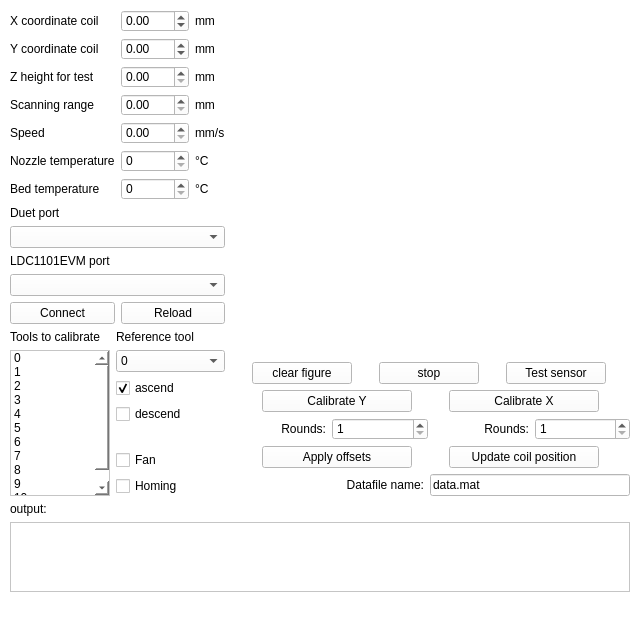
<?xml version="1.0" encoding="UTF-8"?>
<ui version="4.0">
 <class>MainWindow</class>
 <widget class="QMainWindow" name="MainWindow">
  <property name="geometry">
   <rect>
    <x>0</x>
    <y>0</y>
    <width>640</width>
    <height>610</height>
   </rect>
  </property>
  <property name="sizePolicy">
   <sizepolicy hsizetype="Preferred" vsizetype="Preferred">
    <horstretch>1</horstretch>
    <verstretch>1</verstretch>
   </sizepolicy>
  </property>
  <property name="windowTitle">
   <string>MainWindow</string>
  </property>
  <property name="styleSheet">
   <string notr="true">background-color: rgb(255, 255, 255);</string>
  </property>
  <widget class="QWidget" name="centralwidget">
   <layout class="QVBoxLayout" name="verticalLayout_7" stretch="1,0,0">
    <property name="leftMargin">
     <number>10</number>
    </property>
    <property name="topMargin">
     <number>10</number>
    </property>
    <property name="rightMargin">
     <number>10</number>
    </property>
    <property name="bottomMargin">
     <number>10</number>
    </property>
    <item>
     <layout class="QHBoxLayout" name="horizontalLayout_9" stretch="0,1">
      <property name="leftMargin">
       <number>0</number>
      </property>
      <property name="topMargin">
       <number>0</number>
      </property>
      <property name="rightMargin">
       <number>0</number>
      </property>
      <property name="bottomMargin">
       <number>0</number>
      </property>
      <item>
       <layout class="QVBoxLayout" name="verticalLayout_5">
        <item>
         <layout class="QHBoxLayout" name="horizontalLayout_6">
          <item>
           <layout class="QFormLayout" name="formLayout">
            <item row="0" column="0">
             <widget class="QLabel" name="x_label">
              <property name="text">
               <string>X coordinate coil</string>
              </property>
             </widget>
            </item>
            <item row="0" column="1">
             <widget class="QDoubleSpinBox" name="x_box">
              <property name="suffix">
               <string/>
              </property>
              <property name="minimum">
               <double>-999.990000000000009</double>
              </property>
              <property name="maximum">
               <double>999.990000000000009</double>
              </property>
              <property name="singleStep">
               <double>0.100000000000000</double>
              </property>
             </widget>
            </item>
            <item row="1" column="0">
             <widget class="QLabel" name="y_label">
              <property name="text">
               <string>Y coordinate coil</string>
              </property>
             </widget>
            </item>
            <item row="1" column="1">
             <widget class="QDoubleSpinBox" name="y_box">
              <property name="minimum">
               <double>-999.990000000000009</double>
              </property>
              <property name="maximum">
               <double>999.990000000000009</double>
              </property>
              <property name="singleStep">
               <double>0.100000000000000</double>
              </property>
             </widget>
            </item>
            <item row="2" column="0">
             <widget class="QLabel" name="z_label">
              <property name="text">
               <string>Z height for test</string>
              </property>
             </widget>
            </item>
            <item row="2" column="1">
             <widget class="QDoubleSpinBox" name="z_box">
              <property name="maximum">
               <double>999.990000000000009</double>
              </property>
              <property name="singleStep">
               <double>0.100000000000000</double>
              </property>
             </widget>
            </item>
            <item row="3" column="0">
             <widget class="QLabel" name="z_label_2">
              <property name="text">
               <string>Scanning range</string>
              </property>
             </widget>
            </item>
            <item row="3" column="1">
             <widget class="QDoubleSpinBox" name="range_box"/>
            </item>
            <item row="4" column="0">
             <widget class="QLabel" name="z_label_3">
              <property name="text">
               <string>Speed</string>
              </property>
             </widget>
            </item>
            <item row="4" column="1">
             <widget class="QDoubleSpinBox" name="speed_box"/>
            </item>
            <item row="5" column="0">
             <widget class="QLabel" name="temp_label">
              <property name="text">
               <string>Nozzle temperature</string>
              </property>
             </widget>
            </item>
            <item row="5" column="1">
             <widget class="QSpinBox" name="temp_box">
              <property name="maximum">
               <number>9999</number>
              </property>
             </widget>
            </item>
            <item row="6" column="0">
             <widget class="QLabel" name="temp_label_2">
              <property name="text">
               <string>Bed temperature</string>
              </property>
             </widget>
            </item>
            <item row="6" column="1">
             <widget class="QSpinBox" name="bed_temp_box">
              <property name="maximum">
               <number>9999</number>
              </property>
             </widget>
            </item>
           </layout>
          </item>
          <item>
           <layout class="QVBoxLayout" name="verticalLayout_3">
            <item>
             <widget class="QLabel" name="label_7">
              <property name="text">
               <string>mm</string>
              </property>
             </widget>
            </item>
            <item>
             <widget class="QLabel" name="label_6">
              <property name="text">
               <string>mm</string>
              </property>
             </widget>
            </item>
            <item>
             <widget class="QLabel" name="label_5">
              <property name="text">
               <string>mm</string>
              </property>
             </widget>
            </item>
            <item>
             <widget class="QLabel" name="label_4">
              <property name="text">
               <string>mm</string>
              </property>
             </widget>
            </item>
            <item>
             <widget class="QLabel" name="label_3">
              <property name="text">
               <string>mm/s</string>
              </property>
             </widget>
            </item>
            <item>
             <widget class="QLabel" name="label_11">
              <property name="text">
               <string>°C</string>
              </property>
             </widget>
            </item>
            <item>
             <widget class="QLabel" name="label_12">
              <property name="text">
               <string>°C</string>
              </property>
             </widget>
            </item>
           </layout>
          </item>
         </layout>
        </item>
        <item>
         <layout class="QVBoxLayout" name="verticalLayout_4">
          <item>
           <widget class="QLabel" name="duet_label">
            <property name="text">
             <string>Duet port</string>
            </property>
           </widget>
          </item>
          <item>
           <widget class="QComboBox" name="duet_combo">
            <property name="maximumSize">
             <size>
              <width>300</width>
              <height>16777215</height>
             </size>
            </property>
           </widget>
          </item>
          <item>
           <widget class="QLabel" name="ldc_label">
            <property name="text">
             <string>LDC1101EVM port</string>
            </property>
           </widget>
          </item>
          <item>
           <widget class="QComboBox" name="ldc_combo">
            <property name="maximumSize">
             <size>
              <width>300</width>
              <height>16777215</height>
             </size>
            </property>
           </widget>
          </item>
          <item>
           <layout class="QHBoxLayout" name="horizontalLayout">
            <item>
             <widget class="QPushButton" name="connect_button">
              <property name="text">
               <string>Connect</string>
              </property>
             </widget>
            </item>
            <item>
             <widget class="QPushButton" name="reload_button">
              <property name="text">
               <string>Reload</string>
              </property>
             </widget>
            </item>
           </layout>
          </item>
         </layout>
        </item>
        <item>
         <layout class="QHBoxLayout" name="horizontalLayout_5">
          <item>
           <layout class="QVBoxLayout" name="verticalLayout_2">
            <item>
             <widget class="QLabel" name="label">
              <property name="maximumSize">
               <size>
                <width>100</width>
                <height>16777215</height>
               </size>
              </property>
              <property name="text">
               <string>Tools to calibrate</string>
              </property>
             </widget>
            </item>
            <item>
             <widget class="QListWidget" name="tool_list_list">
              <property name="maximumSize">
               <size>
                <width>100</width>
                <height>16777215</height>
               </size>
              </property>
              <property name="selectionMode">
               <enum>QAbstractItemView::MultiSelection</enum>
              </property>
              <property name="selectionBehavior">
               <enum>QAbstractItemView::SelectItems</enum>
              </property>
              <item>
               <property name="text">
                <string>0</string>
               </property>
              </item>
              <item>
               <property name="text">
                <string>1</string>
               </property>
              </item>
              <item>
               <property name="text">
                <string>2</string>
               </property>
              </item>
              <item>
               <property name="text">
                <string>3</string>
               </property>
              </item>
              <item>
               <property name="text">
                <string>4</string>
               </property>
              </item>
              <item>
               <property name="text">
                <string>5</string>
               </property>
              </item>
              <item>
               <property name="text">
                <string>6</string>
               </property>
              </item>
              <item>
               <property name="text">
                <string>7</string>
               </property>
              </item>
              <item>
               <property name="text">
                <string>8</string>
               </property>
              </item>
              <item>
               <property name="text">
                <string>9</string>
               </property>
              </item>
              <item>
               <property name="text">
                <string>10</string>
               </property>
              </item>
             </widget>
            </item>
           </layout>
          </item>
          <item>
           <layout class="QVBoxLayout" name="verticalLayout">
            <item>
             <widget class="QLabel" name="label_2">
              <property name="text">
               <string>Reference tool</string>
              </property>
             </widget>
            </item>
            <item>
             <widget class="QComboBox" name="ref_combo">
              <item>
               <property name="text">
                <string>0</string>
               </property>
              </item>
              <item>
               <property name="text">
                <string>1</string>
               </property>
              </item>
              <item>
               <property name="text">
                <string>2</string>
               </property>
              </item>
              <item>
               <property name="text">
                <string>3</string>
               </property>
              </item>
              <item>
               <property name="text">
                <string>4</string>
               </property>
              </item>
              <item>
               <property name="text">
                <string>5</string>
               </property>
              </item>
              <item>
               <property name="text">
                <string>6</string>
               </property>
              </item>
              <item>
               <property name="text">
                <string>7</string>
               </property>
              </item>
              <item>
               <property name="text">
                <string>8</string>
               </property>
              </item>
              <item>
               <property name="text">
                <string>9</string>
               </property>
              </item>
              <item>
               <property name="text">
                <string>10</string>
               </property>
              </item>
             </widget>
            </item>
            <item>
             <widget class="QCheckBox" name="ascend_box">
              <property name="text">
               <string>ascend</string>
              </property>
              <property name="checkable">
               <bool>true</bool>
              </property>
              <property name="checked">
               <bool>true</bool>
              </property>
              <property name="tristate">
               <bool>false</bool>
              </property>
             </widget>
            </item>
            <item>
             <widget class="QCheckBox" name="descend_box">
              <property name="text">
               <string>descend</string>
              </property>
             </widget>
            </item>
            <item>
             <widget class="QLabel" name="label_13">
              <property name="text">
               <string/>
              </property>
             </widget>
            </item>
            <item>
             <widget class="QCheckBox" name="fan_box">
              <property name="text">
               <string>Fan</string>
              </property>
             </widget>
            </item>
            <item>
             <widget class="QCheckBox" name="homing_box">
              <property name="text">
               <string>Homing</string>
              </property>
             </widget>
            </item>
           </layout>
          </item>
         </layout>
        </item>
       </layout>
      </item>
      <item>
       <layout class="QVBoxLayout" name="verticalLayout_6" stretch="1,0,0,0,0,0">
        <item>
         <widget class="PlotWidget" name="sig_graph" native="true">
          <property name="sizePolicy">
           <sizepolicy hsizetype="Preferred" vsizetype="Preferred">
            <horstretch>1</horstretch>
            <verstretch>1</verstretch>
           </sizepolicy>
          </property>
         </widget>
        </item>
        <item>
         <layout class="QHBoxLayout" name="horizontalLayout_4">
          <item>
           <widget class="QPushButton" name="clear_figure_button">
            <property name="maximumSize">
             <size>
              <width>100</width>
              <height>16777215</height>
             </size>
            </property>
            <property name="text">
             <string>clear figure</string>
            </property>
           </widget>
          </item>
          <item>
           <widget class="QPushButton" name="stop_button">
            <property name="maximumSize">
             <size>
              <width>100</width>
              <height>16777215</height>
             </size>
            </property>
            <property name="text">
             <string>stop</string>
            </property>
           </widget>
          </item>
          <item>
           <widget class="QPushButton" name="test_sensor_button">
            <property name="maximumSize">
             <size>
              <width>100</width>
              <height>16777215</height>
             </size>
            </property>
            <property name="text">
             <string>Test sensor</string>
            </property>
           </widget>
          </item>
         </layout>
        </item>
        <item>
         <layout class="QHBoxLayout" name="horizontalLayout_3">
          <item>
           <widget class="QPushButton" name="cal_y_button">
            <property name="maximumSize">
             <size>
              <width>150</width>
              <height>16777215</height>
             </size>
            </property>
            <property name="text">
             <string>Calibrate Y</string>
            </property>
           </widget>
          </item>
          <item>
           <widget class="QPushButton" name="cal_x_button">
            <property name="maximumSize">
             <size>
              <width>150</width>
              <height>16777215</height>
             </size>
            </property>
            <property name="text">
             <string>Calibrate X</string>
            </property>
           </widget>
          </item>
         </layout>
        </item>
        <item>
         <layout class="QHBoxLayout" name="horizontalLayout_2">
          <item>
           <widget class="QLabel" name="label_8">
            <property name="maximumSize">
             <size>
              <width>100</width>
              <height>16777215</height>
             </size>
            </property>
            <property name="text">
             <string>Rounds:</string>
            </property>
            <property name="alignment">
             <set>Qt::AlignRight|Qt::AlignTrailing|Qt::AlignVCenter</set>
            </property>
           </widget>
          </item>
          <item>
           <widget class="QSpinBox" name="rounds_y_spinner">
            <property name="maximumSize">
             <size>
              <width>100</width>
              <height>16777215</height>
             </size>
            </property>
            <property name="minimum">
             <number>1</number>
            </property>
            <property name="value">
             <number>1</number>
            </property>
           </widget>
          </item>
          <item>
           <widget class="QLabel" name="label_9">
            <property name="maximumSize">
             <size>
              <width>100</width>
              <height>16777215</height>
             </size>
            </property>
            <property name="text">
             <string>Rounds:</string>
            </property>
            <property name="alignment">
             <set>Qt::AlignRight|Qt::AlignTrailing|Qt::AlignVCenter</set>
            </property>
           </widget>
          </item>
          <item>
           <widget class="QSpinBox" name="rounds_x_spinner">
            <property name="maximumSize">
             <size>
              <width>100</width>
              <height>16777215</height>
             </size>
            </property>
            <property name="minimum">
             <number>1</number>
            </property>
            <property name="value">
             <number>1</number>
            </property>
           </widget>
          </item>
         </layout>
        </item>
        <item>
         <layout class="QHBoxLayout" name="horizontalLayout_8">
          <item>
           <widget class="QPushButton" name="apply_offsets_button">
            <property name="maximumSize">
             <size>
              <width>150</width>
              <height>16777215</height>
             </size>
            </property>
            <property name="layoutDirection">
             <enum>Qt::LeftToRight</enum>
            </property>
            <property name="text">
             <string>Apply offsets</string>
            </property>
           </widget>
          </item>
          <item>
           <widget class="QPushButton" name="update_coil_button">
            <property name="minimumSize">
             <size>
              <width>115</width>
              <height>0</height>
             </size>
            </property>
            <property name="maximumSize">
             <size>
              <width>150</width>
              <height>16777215</height>
             </size>
            </property>
            <property name="text">
             <string>Update coil position</string>
            </property>
           </widget>
          </item>
         </layout>
        </item>
        <item>
         <layout class="QHBoxLayout" name="horizontalLayout_7">
          <item>
           <widget class="QLabel" name="label_10">
            <property name="text">
             <string>Datafile name:</string>
            </property>
            <property name="alignment">
             <set>Qt::AlignRight|Qt::AlignTrailing|Qt::AlignVCenter</set>
            </property>
           </widget>
          </item>
          <item>
           <widget class="QLineEdit" name="filename_line">
            <property name="sizePolicy">
             <sizepolicy hsizetype="Fixed" vsizetype="Fixed">
              <horstretch>0</horstretch>
              <verstretch>0</verstretch>
             </sizepolicy>
            </property>
            <property name="minimumSize">
             <size>
              <width>200</width>
              <height>0</height>
             </size>
            </property>
            <property name="text">
             <string>data.mat</string>
            </property>
           </widget>
          </item>
         </layout>
        </item>
       </layout>
      </item>
     </layout>
    </item>
    <item>
     <widget class="QLabel" name="output_label">
      <property name="text">
       <string>output:</string>
      </property>
     </widget>
    </item>
    <item>
     <widget class="QTextEdit" name="output_terminal">
      <property name="focusPolicy">
       <enum>Qt::StrongFocus</enum>
      </property>
      <property name="readOnly">
       <bool>true</bool>
      </property>
     </widget>
    </item>
   </layout>
  </widget>
  <widget class="QMenuBar" name="menubar">
   <property name="geometry">
    <rect>
     <x>0</x>
     <y>0</y>
     <width>640</width>
     <height>18</height>
    </rect>
   </property>
  </widget>
  <widget class="QStatusBar" name="statusbar"/>
 </widget>
 <customwidgets>
  <customwidget>
   <class>PlotWidget</class>
   <extends>QWidget</extends>
   <header>pyqtgraph</header>
   <container>1</container>
  </customwidget>
 </customwidgets>
 <resources/>
 <connections/>
</ui>
